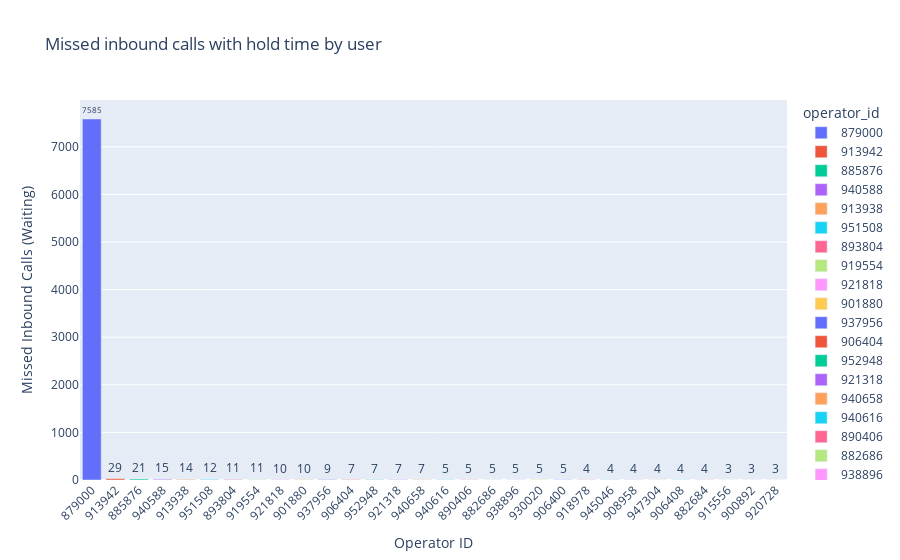

Notebook code cell kept with this figure:
### Markdown cell above
##### ¿Qué operadores tuvieron más llamadas perdidas con el usuario esperando en la línea?

### Code cell
# Se toma la métrica missed_inbound_calls_waiting y se resetea el index. 
missed_inbound_calls_waiting = ineffective_metrics['missed_inbound_calls_waiting'].reset_index()

# Ordenación decendente de los usuarios que tuvieron más llamadas perdidas.
order_missed_inbound_calls_waiting = missed_inbound_calls_waiting.sort_values(
    'missed_inbound_calls_waiting', ascending = False)

# Creacón de nueva columna con el operator_id en string para que sea más fácil gráficar.
order_missed_inbound_calls_waiting['operator_id'] = order_missed_inbound_calls_waiting[
    'operator_id'].astype(str)

# Elaboración de gráfica. 
fig1 = px.bar(order_missed_inbound_calls_waiting.nlargest(30, 'missed_inbound_calls_waiting'), 
             x ='operator_id', 
             y = 'missed_inbound_calls_waiting',
             text_auto = 'missed_inbound_calls_waiting',
             title = "Missed inbound calls with hold time by user",
             color = "operator_id")
fig1.update_traces(textposition='outside')
fig1.update_layout(xaxis_title="Operator ID", 
                  yaxis_title="Missed Inbound Calls (Waiting)",
                  xaxis_tickangle = -45 )
fig1.show()

### Figure 1 — Plotly figure (JSON) as saved in the notebook; plotly's stock layout.template omitted (floating-point values rounded to 4 significant figures)
{"data": [{"alignmentgroup": "True", "hovertemplate": "operator_id=%{x}<br>missed_inbound_calls_waiting=%{y}<extra></extra>", "legendgroup": "879000", "marker": {"color": "#636efa", "pattern": {"shape": ""}}, "name": "879000", "offsetgroup": "879000", "orientation": "v", "showlegend": true, "textposition": "outside", "texttemplate": "%{y:missed_inbound_calls_waiting}", "type": "bar", "x": ["879000"], "xaxis": "x", "y": [7585], "yaxis": "y"}, {"alignmentgroup": "True", "hovertemplate": "operator_id=%{x}<br>missed_inbound_calls_waiting=%{y}<extra></extra>", "legendgroup": "913942", "marker": {"color": "#EF553B", "pattern": {"shape": ""}}, "name": "913942", "offsetgroup": "913942", "orientation": "v", "showlegend": true, "textposition": "outside", "texttemplate": "%{y:missed_inbound_calls_waiting}", "type": "bar", "x": ["913942"], "xaxis": "x", "y": [29], "yaxis": "y"}, {"alignmentgroup": "True", "hovertemplate": "operator_id=%{x}<br>missed_inbound_calls_waiting=%{y}<extra></extra>", "legendgroup": "885876", "marker": {"color": "#00cc96", "pattern": {"shape": ""}}, "name": "885876", "offsetgroup": "885876", "orientation": "v", "showlegend": true, "textposition": "outside", "texttemplate": "%{y:missed_inbound_calls_waiting}", "type": "bar", "x": ["885876"], "xaxis": "x", "y": [21], "yaxis": "y"}, {"alignmentgroup": "True", "hovertemplate": "operator_id=%{x}<br>missed_inbound_calls_waiting=%{y}<extra></extra>", "legendgroup": "940588", "marker": {"color": "#ab63fa", "pattern": {"shape": ""}}, "name": "940588", "offsetgroup": "940588", "orientation": "v", "showlegend": true, "textposition": "outside", "texttemplate": "%{y:missed_inbound_calls_waiting}", "type": "bar", "x": ["940588"], "xaxis": "x", "y": [15], "yaxis": "y"}, {"alignmentgroup": "True", "hovertemplate": "operator_id=%{x}<br>missed_inbound_calls_waiting=%{y}<extra></extra>", "legendgroup": "913938", "marker": {"color": "#FFA15A", "pattern": {"shape": ""}}, "name": "913938", "offsetgroup": "913938", "orientation": "v", "showlegend": true, "textposition": "outside", "texttemplate": "%{y:missed_inbound_calls_waiting}", "type": "bar", "x": ["913938"], "xaxis": "x", "y": [14], "yaxis": "y"}, {"alignmentgroup": "True", "hovertemplate": "operator_id=%{x}<br>missed_inbound_calls_waiting=%{y}<extra></extra>", "legendgroup": "951508", "marker": {"color": "#19d3f3", "pattern": {"shape": ""}}, "name": "951508", "offsetgroup": "951508", "orientation": "v", "showlegend": true, "textposition": "outside", "texttemplate": "%{y:missed_inbound_calls_waiting}", "type": "bar", "x": ["951508"], "xaxis": "x", "y": [12], "yaxis": "y"}, {"alignmentgroup": "True", "hovertemplate": "operator_id=%{x}<br>missed_inbound_calls_waiting=%{y}<extra></extra>", "legendgroup": "893804", "marker": {"color": "#FF6692", "pattern": {"shape": ""}}, "name": "893804", "offsetgroup": "893804", "orientation": "v", "showlegend": true, "textposition": "outside", "texttemplate": "%{y:missed_inbound_calls_waiting}", "type": "bar", "x": ["893804"], "xaxis": "x", "y": [11], "yaxis": "y"}, {"alignmentgroup": "True", "hovertemplate": "operator_id=%{x}<br>missed_inbound_calls_waiting=%{y}<extra></extra>", "legendgroup": "919554", "marker": {"color": "#B6E880", "pattern": {"shape": ""}}, "name": "919554", "offsetgroup": "919554", "orientation": "v", "showlegend": true, "textposition": "outside", "texttemplate": "%{y:missed_inbound_calls_waiting}", "type": "bar", "x": ["919554"], "xaxis": "x", "y": [11], "yaxis": "y"}, {"alignmentgroup": "True", "hovertemplate": "operator_id=%{x}<br>missed_inbound_calls_waiting=%{y}<extra></extra>", "legendgroup": "921818", "marker": {"color": "#FF97FF", "pattern": {"shape": ""}}, "name": "921818", "offsetgroup": "921818", "orientation": "v", "showlegend": true, "textposition": "outside", "texttemplate": "%{y:missed_inbound_calls_waiting}", "type": "bar", "x": ["921818"], "xaxis": "x", "y": [10], "yaxis": "y"}, {"alignmentgroup": "True", "hovertemplate": "operator_id=%{x}<br>missed_inbound_calls_waiting=%{y}<extra></extra>", "legendgroup": "901880", "marker": {"color": "#FECB52", "pattern": {"shape": ""}}, "name": "901880", "offsetgroup": "901880", "orientation": "v", "showlegend": true, "textposition": "outside", "texttemplate": "%{y:missed_inbound_calls_waiting}", "type": "bar", "x": ["901880"], "xaxis": "x", "y": [10], "yaxis": "y"}, {"alignmentgroup": "True", "hovertemplate": "operator_id=%{x}<br>missed_inbound_calls_waiting=%{y}<extra></extra>", "legendgroup": "937956", "marker": {"color": "#636efa", "pattern": {"shape": ""}}, "name": "937956", "offsetgroup": "937956", "orientation": "v", "showlegend": true, "textposition": "outside", "texttemplate": "%{y:missed_inbound_calls_waiting}", "type": "bar", "x": ["937956"], "xaxis": "x", "y": [9], "yaxis": "y"}, {"alignmentgroup": "True", "hovertemplate": "operator_id=%{x}<br>missed_inbound_calls_waiting=%{y}<extra></extra>", "legendgroup": "906404", "marker": {"color": "#EF553B", "pattern": {"shape": ""}}, "name": "906404", "offsetgroup": "906404", "orientation": "v", "showlegend": true, "textposition": "outside", "texttemplate": "%{y:missed_inbound_calls_waiting}", "type": "bar", "x": ["906404"], "xaxis": "x", "y": [7], "yaxis": "y"}, {"alignmentgroup": "True", "hovertemplate": "operator_id=%{x}<br>missed_inbound_calls_waiting=%{y}<extra></extra>", "legendgroup": "952948", "marker": {"color": "#00cc96", "pattern": {"shape": ""}}, "name": "952948", "offsetgroup": "952948", "orientation": "v", "showlegend": true, "textposition": "outside", "texttemplate": "%{y:missed_inbound_calls_waiting}", "type": "bar", "x": ["952948"], "xaxis": "x", "y": [7], "yaxis": "y"}, {"alignmentgroup": "True", "hovertemplate": "operator_id=%{x}<br>missed_inbound_calls_waiting=%{y}<extra></extra>", "legendgroup": "921318", "marker": {"color": "#ab63fa", "pattern": {"shape": ""}}, "name": "921318", "offsetgroup": "921318", "orientation": "v", "showlegend": true, "textposition": "outside", "texttemplate": "%{y:missed_inbound_calls_waiting}", "type": "bar", "x": ["921318"], "xaxis": "x", "y": [7], "yaxis": "y"}, {"alignmentgroup": "True", "hovertemplate": "operator_id=%{x}<br>missed_inbound_calls_waiting=%{y}<extra></extra>", "legendgroup": "940658", "marker": {"color": "#FFA15A", "pattern": {"shape": ""}}, "name": "940658", "offsetgroup": "940658", "orientation": "v", "showlegend": true, "textposition": "outside", "texttemplate": "%{y:missed_inbound_calls_waiting}", "type": "bar", "x": ["940658"], "xaxis": "x", "y": [7], "yaxis": "y"}, {"alignmentgroup": "True", "hovertemplate": "operator_id=%{x}<br>missed_inbound_calls_waiting=%{y}<extra></extra>", "legendgroup": "940616", "marker": {"color": "#19d3f3", "pattern": {"shape": ""}}, "name": "940616", "offsetgroup": "940616", "orientation": "v", "showlegend": true, "textposition": "outside", "texttemplate": "%{y:missed_inbound_calls_waiting}", "type": "bar", "x": ["940616"], "xaxis": "x", "y": [5], "yaxis": "y"}, {"alignmentgroup": "True", "hovertemplate": "operator_id=%{x}<br>missed_inbound_calls_waiting=%{y}<extra></extra>", "legendgroup": "890406", "marker": {"color": "#FF6692", "pattern": {"shape": ""}}, "name": "890406", "offsetgroup": "890406", "orientation": "v", "showlegend": true, "textposition": "outside", "texttemplate": "%{y:missed_inbound_calls_waiting}", "type": "bar", "x": ["890406"], "xaxis": "x", "y": [5], "yaxis": "y"}, {"alignmentgroup": "True", "hovertemplate": "operator_id=%{x}<br>missed_inbound_calls_waiting=%{y}<extra></extra>", "legendgroup": "882686", "marker": {"color": "#B6E880", "pattern": {"shape": ""}}, "name": "882686", "offsetgroup": "882686", "orientation": "v", "showlegend": true, "textposition": "outside", "texttemplate": "%{y:missed_inbound_calls_waiting}", "type": "bar", "x": ["882686"], "xaxis": "x", "y": [5], "yaxis": "y"}, {"alignmentgroup": "True", "hovertemplate": "operator_id=%{x}<br>missed_inbound_calls_waiting=%{y}<extra></extra>", "legendgroup": "938896", "marker": {"color": "#FF97FF", "pattern": {"shape": ""}}, "name": "938896", "offsetgroup": "938896", "orientation": "v", "showlegend": true, "textposition": "outside", "texttemplate": "%{y:missed_inbound_calls_waiting}", "type": "bar", "x": ["938896"], "xaxis": "x", "y": [5], "yaxis": "y"}, {"alignmentgroup": "True", "hovertemplate": "operator_id=%{x}<br>missed_inbound_calls_waiting=%{y}<extra></extra>", "legendgroup": "930020", "marker": {"color": "#FECB52", "pattern": {"shape": ""}}, "name": "930020", "offsetgroup": "930020", "orientation": "v", "showlegend": true, "textposition": "outside", "texttemplate": "%{y:missed_inbound_calls_waiting}", "type": "bar", "x": ["930020"], "xaxis": "x", "y": [5], "yaxis": "y"}, {"alignmentgroup": "True", "hovertemplate": "operator_id=%{x}<br>missed_inbound_calls_waiting=%{y}<extra></extra>", "legendgroup": "906400", "marker": {"color": "#636efa", "pattern": {"shape": ""}}, "name": "906400", "offsetgroup": "906400", "orientation": "v", "showlegend": true, "textposition": "outside", "texttemplate": "%{y:missed_inbound_calls_waiting}", "type": "bar", "x": ["906400"], "xaxis": "x", "y": [5], "yaxis": "y"}, {"alignmentgroup": "True", "hovertemplate": "operator_id=%{x}<br>missed_inbound_calls_waiting=%{y}<extra></extra>", "legendgroup": "918978", "marker": {"color": "#EF553B", "pattern": {"shape": ""}}, "name": "918978", "offsetgroup": "918978", "orientation": "v", "showlegend": true, "textposition": "outside", "texttemplate": "%{y:missed_inbound_calls_waiting}", "type": "bar", "x": ["918978"], "xaxis": "x", "y": [4], "yaxis": "y"}, {"alignmentgroup": "True", "hovertemplate": "operator_id=%{x}<br>missed_inbound_calls_waiting=%{y}<extra></extra>", "legendgroup": "945046", "marker": {"color": "#00cc96", "pattern": {"shape": ""}}, "name": "945046", "offsetgroup": "945046", "orientation": "v", "showlegend": true, "textposition": "outside", "texttemplate": "%{y:missed_inbound_calls_waiting}", "type": "bar", "x": ["945046"], "xaxis": "x", "y": [4], "yaxis": "y"}, {"alignmentgroup": "True", "hovertemplate": "operator_id=%{x}<br>missed_inbound_calls_waiting=%{y}<extra></extra>", "legendgroup": "908958", "marker": {"color": "#ab63fa", "pattern": {"shape": ""}}, "name": "908958", "offsetgroup": "908958", "orientation": "v", "showlegend": true, "textposition": "outside", "texttemplate": "%{y:missed_inbound_calls_waiting}", "type": "bar", "x": ["908958"], "xaxis": "x", "y": [4], "yaxis": "y"}, {"alignmentgroup": "True", "hovertemplate": "operator_id=%{x}<br>missed_inbound_calls_waiting=%{y}<extra></extra>", "legendgroup": "947304", "marker": {"color": "#FFA15A", "pattern": {"shape": ""}}, "name": "947304", "offsetgroup": "947304", "orientation": "v", "showlegend": true, "textposition": "outside", "texttemplate": "%{y:missed_inbound_calls_waiting}", "type": "bar", "x": ["947304"], "xaxis": "x", "y": [4], "yaxis": "y"}, {"alignmentgroup": "True", "hovertemplate": "operator_id=%{x}<br>missed_inbound_calls_waiting=%{y}<extra></extra>", "legendgroup": "906408", "marker": {"color": "#19d3f3", "pattern": {"shape": ""}}, "name": "906408", "offsetgroup": "906408", "orientation": "v", "showlegend": true, "textposition": "outside", "texttemplate": "%{y:missed_inbound_calls_waiting}", "type": "bar", "x": ["906408"], "xaxis": "x", "y": [4], "yaxis": "y"}, {"alignmentgroup": "True", "hovertemplate": "operator_id=%{x}<br>missed_inbound_calls_waiting=%{y}<extra></extra>", "legendgroup": "882684", "marker": {"color": "#FF6692", "pattern": {"shape": ""}}, "name": "882684", "offsetgroup": "882684", "orientation": "v", "showlegend": true, "textposition": "outside", "texttemplate": "%{y:missed_inbound_calls_waiting}", "type": "bar", "x": ["882684"], "xaxis": "x", "y": [4], "yaxis": "y"}, {"alignmentgroup": "True", "hovertemplate": "operator_id=%{x}<br>missed_inbound_calls_waiting=%{y}<extra></extra>", "legendgroup": "915556", "marker": {"color": "#B6E880", "pattern": {"shape": ""}}, "name": "915556", "offsetgroup": "915556", "orientation": "v", "showlegend": true, "textposition": "outside", "texttemplate": "%{y:missed_inbound_calls_waiting}", "type": "bar", "x": ["915556"], "xaxis": "x", "y": [3], "yaxis": "y"}, {"alignmentgroup": "True", "hovertemplate": "operator_id=%{x}<br>missed_inbound_calls_waiting=%{y}<extra></extra>", "legendgroup": "900892", "marker": {"color": "#FF97FF", "pattern": {"shape": ""}}, "name": "900892", "offsetgroup": "900892", "orientation": "v", "showlegend": true, "textposition": "outside", "texttemplate": "%{y:missed_inbound_calls_waiting}", "type": "bar", "x": ["900892"], "xaxis": "x", "y": [3], "yaxis": "y"}, {"alignmentgroup": "True", "hovertemplate": "operator_id=%{x}<br>missed_inbound_calls_waiting=%{y}<extra></extra>", "legendgroup": "920728", "marker": {"color": "#FECB52", "pattern": {"shape": ""}}, "name": "920728", "offsetgroup": "920728", "orientation": "v", "showlegend": true, "textposition": "outside", "texttemplate": "%{y:missed_inbound_calls_waiting}", "type": "bar", "x": ["920728"], "xaxis": "x", "y": [3], "yaxis": "y"}], "layout": {"barmode": "relative", "legend": {"title": {"text": "operator_id"}, "tracegroupgap": 0}, "title": {"text": "Missed inbound calls with hold time by user"}, "xaxis": {"anchor": "y", "categoryarray": ["879000", "913942", "885876", "940588", "913938", "951508", "893804", "919554", "921818", "901880", "937956", "906404", "952948", "921318", "940658", "940616", "890406", "882686", "938896", "930020", "906400", "918978", "945046", "908958", "947304", "906408", "882684", "915556", "900892", "920728"], "categoryorder": "array", "domain": [0, 1], "tickangle": -45, "title": {"text": "Operator ID"}}, "yaxis": {"anchor": "x", "domain": [0, 1], "title": {"text": "Missed Inbound Calls (Waiting)"}}}}
